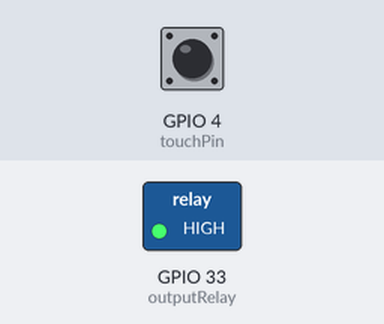
Simulated run of this sketch. Board: ESP32. On the bench: switched loads named in the sketch (green lamp = pin HIGH). Dashed ring = blinking. The inputs (shaded band) are chosen by the test bench; at power-on: GPIO 4 (touchPin) LOW. EEPROM starts erased.

Above: at 1.2 s.
1.3 s: GPIO 4 (touchPin) pulsed HIGH 5 times (0.12 s each, 0.3 s apart)
At 1.75 s:
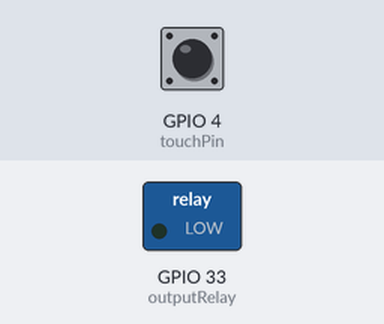
4.3 s: GPIO 4 (touchPin) pulled HIGH for 0.15 s
At 5.5 s:
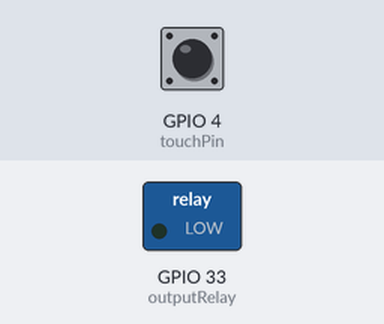
5.9 s: GPIO 4 (touchPin) pulled HIGH for 1 s
At 7.0 s:
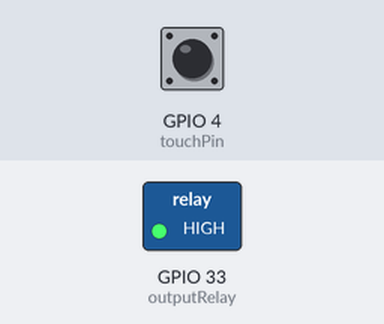
Timing chart, 0 to 8.9 s (numbered marks = the images above; inputs shaded):
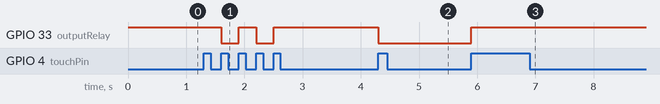

The sketch:

lamp.ino
```cpp
//Library
#include <EEPROM.h>

//Pin  Definitions
#define touchPin 4
#define outputRelay 33

//Logic Variables
int lampToggle = 1;
int inputVal = 0;
int lampOldEvent = 0;

void setup() {
  //Setup pins
  pinMode(outputRelay, OUTPUT);
  pinMode(touchPin, INPUT);
  //EEPROM Init
  EEPROM.begin(64);
  //Sets Previous state on start
  digitalWrite(outputRelay, EEPROM.read(0));
}

void loop() {
  //Latching Logic
  if (inputVal == HIGH && lampOldEvent == LOW) {
    if (lampToggle == 0) {
      //Turn On
      digitalWrite(outputRelay, LOW);
      //Sets EEPROM address 0 to 0
      EEPROM.write(0, 0);
      EEPROM.commit();
      lampToggle = 1;
    } else {
      //Turn Off
      digitalWrite(outputRelay, HIGH);
      //Sets EEPROM address 0 to 1
      EEPROM.write(0, 1);
      EEPROM.commit();
      lampToggle = 0;
    }
  }
  lampOldEvent = inputVal;

  //Read touch input
  inputVal = digitalRead(touchPin);
}
```

Measured:
- after the input at 1.3 s, GPIO 33 (outputRelay): alternates HIGH for 0.30 s and LOW for 0.30 s, 4 changes in all, then stays HIGH, starting after 0.30 s
- after the input at 4.3 s, GPIO 33 (outputRelay): HIGH → LOW at once
- after the input at 5.9 s, GPIO 33 (outputRelay): LOW → HIGH at once
